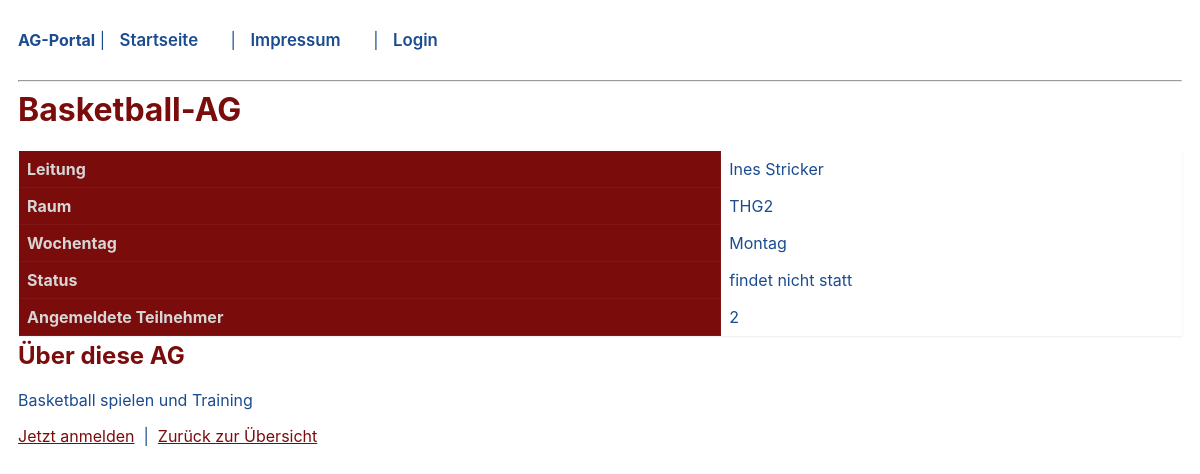
The page /detail.php?name=Basketball-AG on the database its author committed.
### tables this page shows
CREATE TABLE `ag` (
  `Name` varchar(255) NOT NULL,
  `Leitung` varchar(4) DEFAULT NULL,
  `Raum` varchar(6) DEFAULT NULL,
  `Wochentag` varchar(12) DEFAULT NULL,
  `FindetStatt` tinyint(1) DEFAULT NULL,
  `Beschreibung` varchar(1024) DEFAULT NULL
);

CREATE TABLE `lehrer` (
  `Kuerzel` varchar(4) NOT NULL,
  `Vorname` varchar(255) NOT NULL,
  `Nachname` varchar(255) NOT NULL,
  `Rolle` varchar(32) NOT NULL DEFAULT 'lehrer'
);

### detail.php (the view, shortened to what this page needs)
<?php
require_once __DIR__ . '/connection.php';
function renderNav() {
    $rolle = $_SESSION['rolle'] ?? '';
    echo "<nav><strong>AG-Portal</strong> | ";
    echo "<a href=\"/ag_verwaltung/index.php\">Startseite</a> | ";
    echo "<a href=\"/ag_verwaltung/impressum.php\">Impressum</a> | ";
    if (!$rolle) {
        echo "<a href=\"/ag_verwaltung/login.php\">Login</a>";
    } elseif ($rolle === "admin") {
        echo "<a href=\"/ag_verwaltung/admin/index.php\">Admin</a> | ";
        echo "<a href=\"/ag_verwaltung/logout.php\">Logout</a>";
    } elseif ($rolle === "lehrer") {
        echo "<a href=\"/ag_verwaltung/lehrer.php\">Lehrer</a> | ";
        echo "<a href=\"/ag_verwaltung/logout.php\">Logout</a>";
    } elseif ($rolle === "schulleitung") {
        echo "<a href=\"/ag_verwaltung/schulleitung.php\">Schulleitung</a> | ";
        echo "<a href=\"/ag_verwaltung/logout.php\">Logout</a>";
    }
    echo "</nav><hr>";
}
$agName = $_GET['name'] ?? '';
$stmt = $conn->prepare(
    "SELECT ag.*, lehrer.Vorname, lehrer.Nachname
     FROM ag
     LEFT JOIN lehrer ON ag.Leitung = lehrer.Kuerzel
     WHERE ag.Name = ?"
);
$stmt->execute([$agName]);
$ag = $stmt->fetch(PDO::FETCH_ASSOC);
$zStmt = $conn->prepare("SELECT COUNT(*) FROM teilnahme WHERE AgName = ?");
$zStmt->execute([$agName]);
$anzahl = $zStmt->fetchColumn();
?>
<!DOCTYPE html>
<html lang="de">
<head><meta charset="UTF-8"><link rel="stylesheet" href="/ag_verwaltung/stylesheet.css"><title><?= htmlspecialchars($ag['Name']) ?></title></head>
<body>
<?php renderNav(); ?>
<h1><?= htmlspecialchars($ag['Name']) ?></h1>
<table border="1" cellpadding="6" cellspacing="0">
    <tr><th>Leitung</th><td><?= htmlspecialchars($ag['Vorname'] . ' ' . $ag['Nachname']) ?></td></tr>
    <tr><th>Raum</th><td><?= htmlspecialchars($ag['Raum']) ?></td></tr>
    <tr><th>Wochentag</th><td><?= htmlspecialchars($ag['Wochentag']) ?></td></tr>
    <tr><th>Status</th><td><?= $ag['FindetStatt'] ? 'findet statt' : 'findet nicht statt' ?></td></tr>
    <tr><th>Angemeldete Teilnehmer</th><td><?= $anzahl ?></td></tr>
</table>
<h2>Über diese AG</h2>
<p><?= nl2br(htmlspecialchars($ag['Beschreibung'])) ?></p>
<a href="anmeldung.php?ag=<?= urlencode($ag['Name']) ?>">Jetzt anmelden</a> &nbsp;|&nbsp;
<a href="index.php">Zurück zur Übersicht</a>
</body>
</html>

### stylesheet.css (style rules this page uses)
:root { --main:#7A0C0C;--main-dark:#5F0808;--text:#1A4C8F;--text-on-main:#D6D6D6;--bg:#fff;--muted:#9a9a9a }
body { font-family:-apple-system,BlinkMacSystemFont,"Segoe UI",Roboto,"Helvetica Neue",Arial,sans-serif;background:var(--bg);color:var(--text);margin:18px }
nav { margin:0 0 18px;padding:12px 0 }
nav a { color:var(--text);text-decoration:none;margin-right:18px;font-size:1.05rem;font-weight:600;padding:8px 10px;border-radius:8px;transition:color .18s ease,transform .12s ease,background .18s ease }
h1,h2,h3 { color:var(--main);margin-top:.2em }
table { border-collapse:collapse;width:100%;background:var(--bg);box-shadow:0 1px 2px rgba(0,0,0,.08) }
th { background:var(--main);color:var(--text-on-main);padding:8px;text-align:left }
td,th { border:1px solid rgba(255,255,255,.04);padding:8px }
a { color:var(--main) }

### rows shown on the page
ag: Name "Basketball-AG", Leitung.Nachname "Ines Stricker", Raum "THG2", Wochentag "Montag", Beschreibung "Basketball spielen und Training"

### other values the page prints
$anzahl "2"
